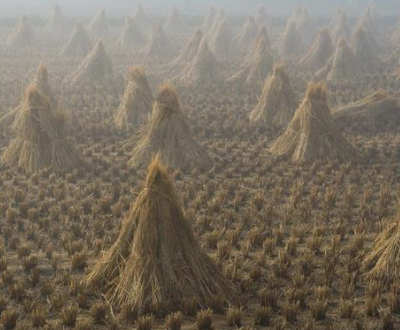
#> input picture imgs/1770859691574.jpg, 400 x 330 px
$ python -i metrics_viz.py   (imports and definitions only)   (older library calls are emulated)
#> lines starting #> are read from the running program, lines starting #| are printed output that depends on the picture
"""
无参考去雾评价可视化：直方图与指标图，风格简洁适合论文。
"""
import os

import cv2
import numpy as np
import matplotlib
from matplotlib.figure import Figure

matplotlib.rcParams["font.sans-serif"] = ["Microsoft YaHei", "SimHei", "SimSun", "DejaVu Sans"]
matplotlib.rcParams["axes.unicode_minus"] = False

# 论文用色：输入 / 去雾后
COLOR_IN = "#64748b"
COLOR_OUT = "#2563eb"
BINS = 64


def _hist_1d(values, bins, range_=(0, 1)):
    h, _ = np.histogram(values.ravel(), bins=bins, range=range_)
    return h.astype(np.float64) / (h.sum() + 1e-12)


# [24 lines left out: function build_rgb_hist_figure, not called in this run]


def build_gradient_hist_figure(input_bgr, output_bgr):
    """输入 vs 去雾后 梯度幅值分布（归一化直方图）。"""
    def grad_mag(bgr):
        g = cv2.cvtColor(bgr, cv2.COLOR_BGR2GRAY).astype(np.float32) / 255.0
        gx = cv2.Sobel(g, cv2.CV_64F, 1, 0, ksize=3)
        gy = cv2.Sobel(g, cv2.CV_64F, 0, 1, ksize=3)
        return np.sqrt(gx * gx + gy * gy).ravel()

    mag_in = grad_mag(input_bgr)
    mag_out = grad_mag(output_bgr)
    max_m = max(mag_in.max(), mag_out.max()) or 1.0
    h_in = _hist_1d(mag_in, BINS, (0, max_m))
    h_out = _hist_1d(mag_out, BINS, (0, max_m))
    x = np.linspace(0, max_m, BINS, endpoint=False) + 0.5 * max_m / BINS

    fig = Figure(figsize=(6, 3.2), dpi=110)
    ax = fig.add_subplot(111)
    ax.plot(x, h_in, color=COLOR_IN, linewidth=1.5, label="输入")
    ax.plot(x, h_out, color=COLOR_OUT, linewidth=1.5, label="去雾后")
    ax.set_title("梯度幅值分布", fontsize=12)
    ax.set_xlabel("梯度幅值", fontsize=10)
    ax.set_ylim(0, None)
    ax.legend(frameon=False, fontsize=10)
    ax.tick_params(axis="both", labelsize=9)
    fig.tight_layout()
    return fig


# [104 lines left out: functions build_saturation_hist_figure, _extract_series, build_bar_figure, build_radar_figure, save_metric_figures, not called in this run]

>>> import cv2
>>> picture = cv2.imread('imgs/1770859691574.jpg')
#> picture is the input picture: shape (330, 400, 3); mean B, G, R 96.6, 111.3, 121.4
>>> result = build_gradient_hist_figure(picture, 'out.png')
#> in grad_mag, `g = cv2.cvtColor(bgr, cv2.COLOR_BGR2GRAY).astype(np.float32) / 255.0`:
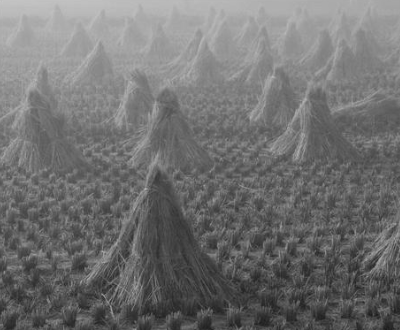
#> g: shape (330, 400) float32; min 0.106, max 0.78, mean 0.442
#> in grad_mag, `gx = cv2.Sobel(g, cv2.CV_64F, 1, 0, ksize=3)`:
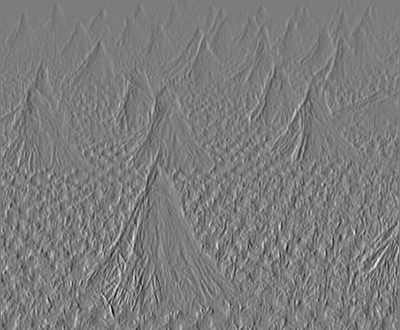
#> gx: shape (330, 400) float64; min -1.36, max 1.43, mean -0.000994; drawn with min black and max white
#> in grad_mag, `gy = cv2.Sobel(g, cv2.CV_64F, 0, 1, ksize=3)`:
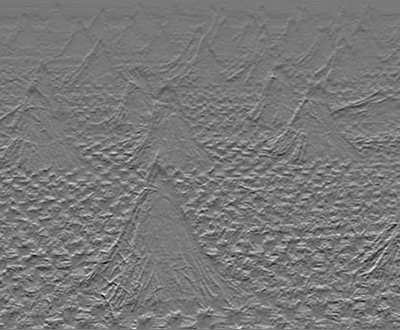
#> gy: shape (330, 400) float64; min -1, max 1.09, mean -0.0103; drawn with min black and max white
#> (the run stopped early here; a loop or call above may not have finished)

$ run again, on imgs/1770018227765.png
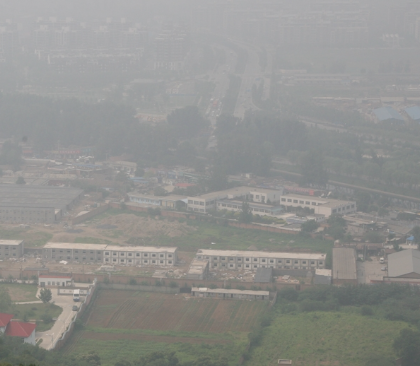
#> input picture imgs/1770018227765.png, 420 x 366 px
#> picture is the input picture: shape (366, 420, 3); mean B, G, R 143.1, 145.7, 145.5
#> in grad_mag, `gx = cv2.Sobel(g, cv2.CV_64F, 1, 0, ksize=3)`:
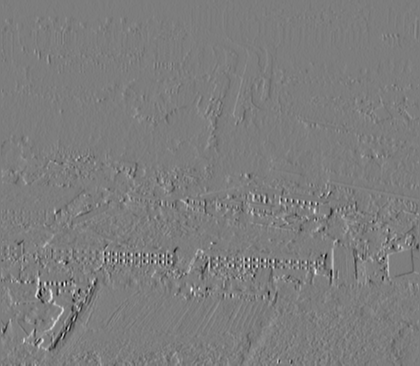
#> gx: shape (366, 420) float64; min -0.91, max 0.937, mean -0.000951; drawn with min black and max white
#> in grad_mag, `gy = cv2.Sobel(g, cv2.CV_64F, 0, 1, ksize=3)`:
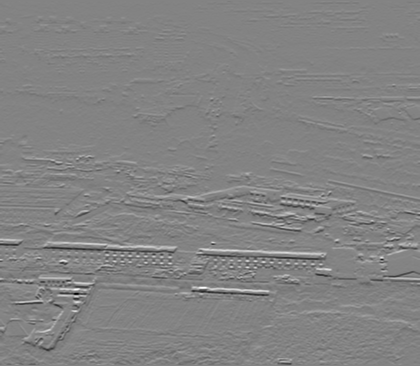
#> gy: shape (366, 420) float64; min -1.32, max 1.24, mean -0.0062; drawn with min black and max white
